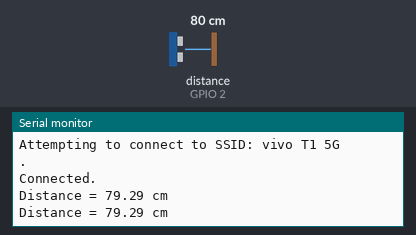
A program run on a simulated ESP32. Parts: the last lines printed to the serial monitor. The inputs (shaded band) are chosen by the test bench; at power-on: distance to the obstacle (sensor on GPIO 2) 80 cm. The echo pulse lasts 58.3 µs per cm; WiFi joins after 1.5 s; servers stay silent unless stated.

Above: at 7.1 s.
7.2 s: distance to the obstacle (sensor on GPIO 2) set to 2 cm
At 8.2 s:
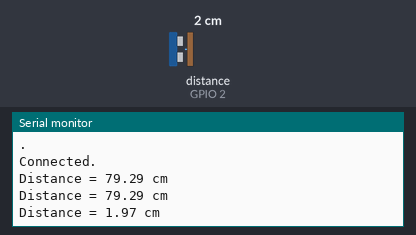
9.5 s: distance to the obstacle (sensor on GPIO 2) set to 4 cm
At 11.0 s:
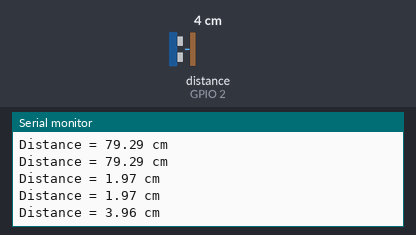
Timing chart, 0 to 12.5 s (numbered marks = the images above; inputs shaded):
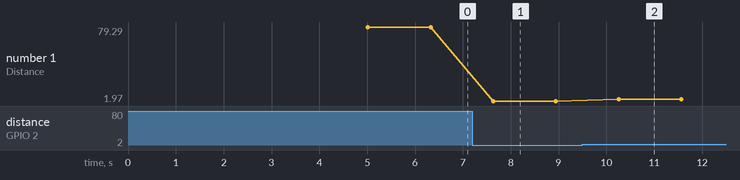

Measured:
- after the input at 7.2 s, the serial monitor: prints a new line after 0.43 s (image 1)
- after the input at 9.5 s, the serial monitor: prints a new line after 0.76 s (image 2)
- plotted number 1: 79.29 → 1.97 after the input at 7.2 s, 1.97 → 3.96 after the input at 9.5 s

The program:

main.cpp
```cpp
#include <WiFi.h>
#include <ThingSpeak.h>
#include <stdio.h>
const int trigPin = 15; //D15
const int echoPin = 2; //D2
#define SOUND_VELOCITY 0.034
#define CM_TO_INCH 0.393701
long duration;
float distanceCm;
float distanceInch;
char ssid[] = "vivo T1 5G";
char pass[] = "achuchuchu";
WiFiClient client;
unsigned long myChannelNumber =2538359;
const char * myWriteAPIKey = "SXBNFIKC6QY18MIU";
int statusCode;
void setup()
{
Serial.begin(115200);
WiFi.mode(WIFI_STA);
ThingSpeak.begin(client);
pinMode(trigPin, OUTPUT);
pinMode(echoPin, INPUT);
}
void loop()
{
if (WiFi.status() != WL_CONNECTED)
{
 Serial.print("Attempting to connect to SSID: ");
 Serial.println(ssid);
 while (WiFi.status() != WL_CONNECTED)
 {
 WiFi.begin(ssid, pass);
 Serial.print(".");
 delay(5000);
 }
 Serial.println("\nConnected.");
}

digitalWrite(trigPin, LOW);
delayMicroseconds(2);
digitalWrite(trigPin, HIGH);
delayMicroseconds(10);
digitalWrite(trigPin, LOW);
duration = pulseIn(echoPin, HIGH);
distanceCm = duration * SOUND_VELOCITY/2;
distanceInch = distanceCm * CM_TO_INCH;
Serial.print("Distance = ");
Serial.print(distanceCm);
Serial.println(" cm");
delay(10);
 // Send distance measurement to ThingSpeak
  ThingSpeak.writeField(myChannelNumber, 1, distanceCm, myWriteAPIKey);

  delay(1000); // Wait for 10 seconds before sending next measurement
}
```
